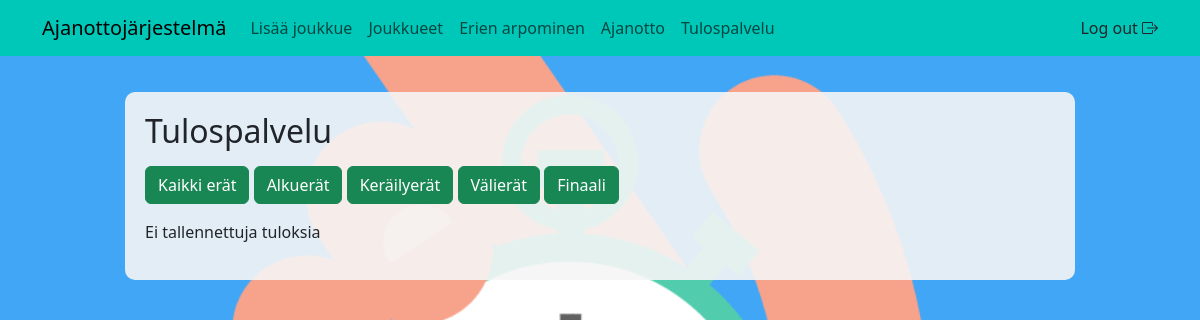
/tulospalvelu_old.php?era=valiera (signed in), run on an earlier commit of the app's database.
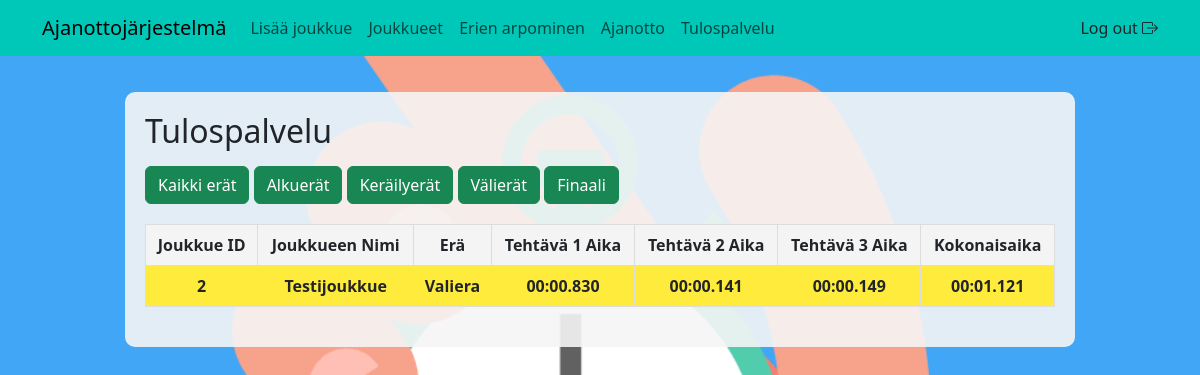
And on a later commit of the database.
### tables this page shows
CREATE TABLE `tulostaulu` (
  `aikaid` int NOT NULL,
  `joukkueid` int NOT NULL,
  `era` enum('Alkuera','Kerailyera','Valiera','Finaali') NOT NULL,
  `era_numero` int NOT NULL,
  `tehtava1aika` varchar(10) NOT NULL,
  `tehtava2aika` varchar(10) NOT NULL,
  `tehtava3aika` varchar(10) NOT NULL,
  `kokonaisaika` varchar(10) NOT NULL
);

CREATE TABLE `joukkueet` (
  `joukkueid` int NOT NULL,
  `nimi` varchar(100) NOT NULL,
  `koulu` varchar(100) NOT NULL,
  `jasen1` varchar(100) NOT NULL,
  `jasen2` varchar(100) NOT NULL,
  `jasen3` varchar(100) NOT NULL
);

### inc/functions.php (called while the page is built)
<?php
function tarkistaKirjautuminen()
{
  if (isset($_SESSION['kirjautunut']) && $_SESSION['kirjautunut'] === true) {
    return true;
  } else {
    return false;
  }
}
function tarkistaRooli($vaadittuRooli)
{
  if (isset($_SESSION['kirjautunut']) && $_SESSION['kirjautunut'] === true) {
    return isset($_SESSION['rooli']) && strtolower($_SESSION['rooli']) === strtolower($vaadittuRooli);
  }
  return false;
}

### tulospalvelu_old.php (the view)
<?php
include_once 'inc/header.php';
include_once 'inc/database.php';
$era = $_GET['era'] ?? null;
$sql = "SELECT joukkueet.joukkueid, joukkueet.nimi AS joukkue_nimi, tulostaulu.era,
        tulostaulu.tehtava1aika, tulostaulu.tehtava2aika, tulostaulu.tehtava3aika, tulostaulu.kokonaisaika
        FROM tulostaulu
        INNER JOIN joukkueet ON tulostaulu.joukkueid = joukkueet.joukkueid
";
if ($era) {
  $sql .= " WHERE era = :era";
}
$sql .= " ORDER BY tulostaulu.kokonaisaika ASC";
$stmt = $pdo->prepare($sql);
if ($era) {
  $stmt->execute([':era' => $era]);
} else {
  $stmt->execute();
}
$tulokset = $stmt->fetchAll(PDO::FETCH_ASSOC);
$nopeinaika = $tulokset[0]['kokonaisaika'] ?? null;
?>
<html>
<head>
  <link rel="stylesheet" href="css/styles.css">
</head>
</html>
<div class="container">
  <div class="row">
    <div class="col-10 mx-auto tausta">
      <div class="row">
        <h2>Tulospalvelu</h2>
      </div>
      <div class="mb-3 mt-2">
        <a href="?"><button class="btn btn-success">Kaikki erät</button></a>
        <a href="?era=alkuera"><button class="btn btn-success">Alkuerät</button></a>
        <a href="?era=kerailyera"><button class="btn btn-success">Keräilyerät</button></a>
        <a href="?era=valiera"><button class="btn btn-success">Välierät</button></a>
        <a href="?era=finaali"><button class="btn btn-success">Finaali</button></a>
      </div>
      <?php if (count($tulokset) > 0): ?>
        <table class="tausta">
          <thead>
            <tr>
              <th>Joukkue ID</th>
              <th>Joukkueen Nimi</th>
              <th>Erä</th>
              <th>Tehtävä 1 Aika</th>
              <th>Tehtävä 2 Aika</th>
              <th>Tehtävä 3 Aika</th>
              <th>Kokonaisaika</th>
            </tr>
          </thead>
          <tbody>
            <?php foreach ($tulokset as $tulos): ?>
              <tr class="<?= ($tulos['kokonaisaika'] == $nopeinaika) ? 'nopein' : '' ?>">
                <td><?= ($tulos['joukkueid']) ?></td>
                <td><?= ($tulos['joukkue_nimi']) ?></td>
                <td><?= ($tulos['era']) ?></td>
                <td><?= ($tulos['tehtava1aika']) ?></td>
                <td><?= ($tulos['tehtava2aika']) ?></td>
                <td><?= ($tulos['tehtava3aika']) ?></td>
                <td><?= ($tulos['kokonaisaika']) ?></td>
              </tr>
            <?php endforeach; ?>
          </tbody>
        </table>
      <?php else: ?>
        <p>Ei tallennettuja tuloksia</p>
      <?php endif; ?>
    </div>
  </div>
</div>
<?php include_once 'inc/footer.php'; ?>

### inc/header.php (shortened to what this page needs)
<?php
require_once 'inc/functions.php';
?>
<!DOCTYPE html>
<html lang="en">
<head>
  <link href="https://cdn.jsdelivr.net/npm/bootstrap@5.3.3/dist/css/bootstrap.min.css" rel="stylesheet">
  <link rel="stylesheet" href="https://cdn.jsdelivr.net/npm/bootstrap-icons@1.11.3/font/bootstrap-icons.min.css">
  <link rel="stylesheet" href="css/background.css">
</head>
<body>
  <?php include_once 'nav.php';

### inc/nav.php (shortened to what this page needs)
<?php
require_once 'functions.php';
include_once 'header.php';
?>
<nav class="navbar navbar-expand-lg navbg mb-3">
  <div class="container">
    <a class="navbar-brand" href="index.php">Ajanottojärjestelmä</a>
    <div class="collapse navbar-collapse" id="navbarSupportedContent">
      <ul class="navbar-nav me-auto mb-2 mb-lg-0">
        <?php if (tarkistaKirjautuminen()) : ?>
          <?php if (!tarkistaRooli('tuomari')) : ?>
            <li class="nav-item">
              <a class="nav-link" aria-current="page" href="lisaa_joukkue.php">Lisää joukkue</a>
            </li>
            <li class="nav-item">
              <a class="nav-link" href="joukkueet.php">Joukkueet</a>
            </li>
            <li class="nav-item">
              <a class="nav-link" href="arvo_osallistujat.php">Erien arpominen</a>
            </li>
          <?php endif; ?>
          <?php if (!tarkistaRooli('sihteeri')) : ?>
            <li class="nav-item">
              <a class="nav-link" href="ajanotto.php">Ajanotto</a>
            </li>
          <?php endif; ?>
          <li class="nav-item">
            <a class="nav-link" href="tulospalvelu.php">Tulospalvelu</a>
          </li>
        <?php endif; ?>
      </ul>
      <?php if (tarkistaKirjautuminen()) : ?>
        <a class="nav-link" href="ulos.php">Log out <i class="bi bi-box-arrow-right"></i></a>
      <?php else : ?>
        <a class="nav-link" href="kirjaudu.php">Log in <i class="bi bi-box-arrow-in-right"></i></a>
      <?php endif; ?>
    </div>
  </div>
</nav>

### inc/footer.php (shortened to what this page needs)
</body>
</html>

### css/background.css (style rules this page uses)
body { background: url('../img/stopwatch.png') no-repeat center center fixed; background-size: cover; background-position: center; }
.tausta { background-color: rgba(245, 245, 245, 0.9); padding: 20px; border-radius: 10px; margin-top: 20px; }
.navbg { background-color: rgb(0, 200, 185); }

### css/styles.css (style rules this page uses)
table { width: 100%; border-collapse: collapse; margin-bottom: 20px; }
th, td { border: 1px solid #ddd; padding: 8px; text-align: center; }
th { background-color: #f4f4f4; }
.nopein { background-color: #ffeb3b; font-weight: bold; }

What changed in the data, as far as the page shows it:
added tulostaulu: joukkueid.joukkueid "2", joukkueid.nimi "Testijoukkue", era "Valiera", tehtava1aika "00:00.830", tehtava2aika "00:00.141", tehtava3aika "00:00.149", kokonaisaika "00:01.121"
Also different on the page:
text no longer shown: "Ei tallennettuja tuloksia"
text now shown: "Joukkue ID Joukkueen Nimi Erä Tehtävä 1 Aika Tehtävä 2 Aika Tehtävä 3 Aika Kokonaisaika"
